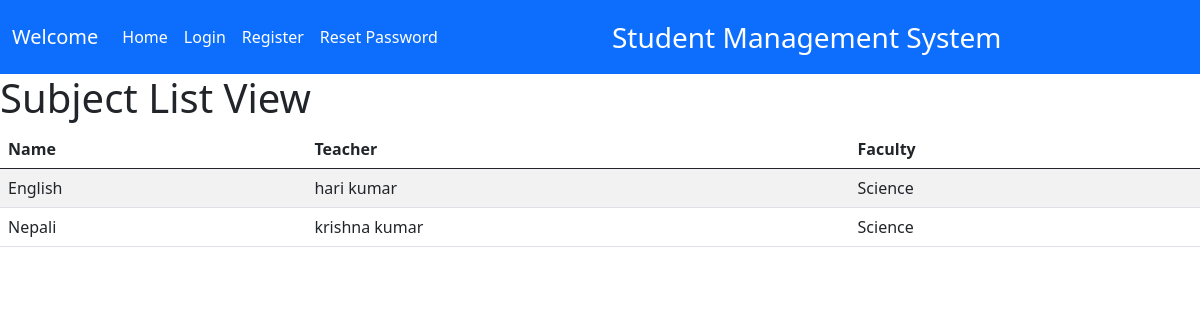
Page /subject_list on the committed database.
### student/models.py (models this page shows, shortened)
class Subject(models.Model):
    name = models.CharField(max_length=200, validators=[validators.MinLengthValidator(3),],unique=True)
    teacher = models.ManyToManyField(Supervisior,related_name='enrolled')

class Person(models.Model):
    fname = models.CharField(max_length=200,validators=[validators.MinLengthValidator(3)])
    lname = models.CharField(max_length=200,validators=[validators.MinLengthValidator(3)])
    address = models.CharField(max_length=200)
    class Meta:
        abstract = True
    def fullname(self):
        return self.fname+' '+self.lname

class Supervisior(Person,models.Model):
    def get_absolute_url(self):
        return reverse('home')

class Faculty(models.Model):
    name = models.CharField(max_length=200,validators=[validators.MinLengthValidator(3)],unique=True)
    teacher = models.ManyToManyField(Supervisior,related_name='supervisor')
    subject = models.ManyToManyField(Subject,related_name="contains")

### student/views.py (the view)
# urls.py: path('subject_list',SubjectListView.as_view(),name='subject_list'),
class SubjectListView(ListView):
    model = Subject
    template_name = 'subject_list.html'

### student/templates/subject_list.html (shortened to what this page needs)
{% extends 'layout.html' %}
{% block body %}
<h1>Subject List View</h1>
<table class="table table-striped table-hover">
    <thead>
        <tr>
          <th scope="col">Name</th>
          <th scope="col">Teacher</th>
          <th scope="col">Faculty</th>
        </tr>
      </thead>
      <tbody>
          {% for subject in object_list %}
        <tr>
          <td>{{subject.name}}</td>
          <td>{% for t in subject.teacher.all %}{{t.fullname}}{% endfor%}</td>
          <td>{% for f in subject.contains.all %}{{f.name}}{% endfor %}
          </td>
        </tr>
        {% endfor %}
      </tbody>
</table>
{% endblock %}

### rows in the picture
Subject: name "English"
Supervisior: fullname "hari kumar"
Faculty: name "Science"
Subject: name "Nepali"
Supervisior: fullname "krishna kumar"
